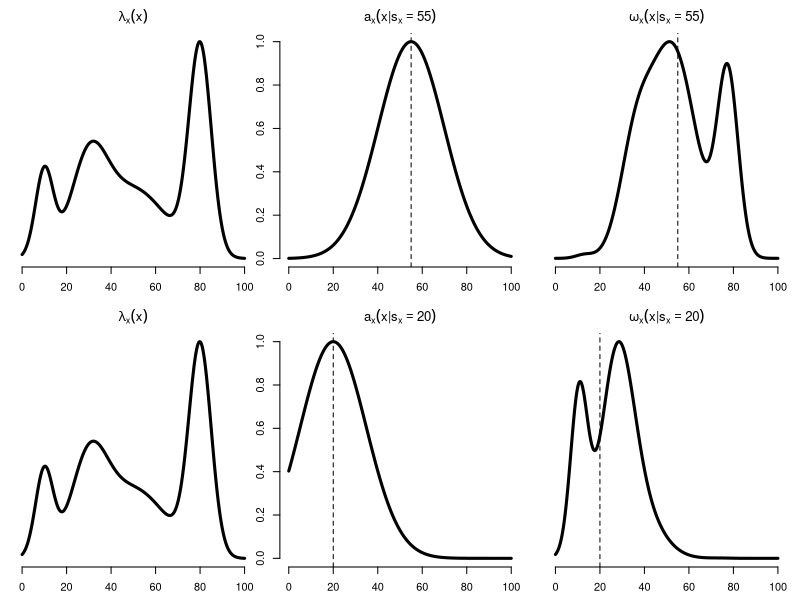

Write the R code that produced this figure.
library(here)

x          <- seq(0, 100, by = 0.1)
lambda     <- 0.1*dnorm(x, 10, sd = 4) + 0.2*dnorm(x, 30, sd = 8) + 0.3*dnorm(x, 50, sd=15) + 0.3*dnorm(x, 80, sd = 5)
lambda     <- lambda/sum(lambda)

png(filename = here::here("figures", "attention_window.png"), width = 1000, height = 600, units = "px", pointsize = 25)
par(mfrow = c(2,3), mar = c(2.5, 1, 2.5, 1))
fix_x      <- 55
att_window <- exp(-(x-fix_x)^2/(2*220))
plot(x, lambda,            type = "l", bty = "n", main = expression(lambda[x](x)),             xlab = "", ylab = "", yaxt = "n", lwd = 3)
plot(x, att_window,        type = "l", bty = "n", main = expression(a[x](x*"|"*s[x]==55)),     xlab = "", ylab = "", lwd = 3)
abline(v = fix_x, lty = 2)
plot(x, lambda*att_window, type = "l", bty = "n", main = expression(omega[x](x*"|"*s[x]==55)), xlab = "", ylab = "", yaxt = "n", lwd = 3)
abline(v = fix_x, lty = 2)

fix_x      <- 20
att_window <- exp(-(x-fix_x)^2/(2*220))
plot(x, lambda,            type = "l", bty = "n", main = expression(lambda[x](x)), xlab = "", ylab = "", yaxt = "n", lwd = 3)
plot(x, att_window,        type = "l", bty = "n", main = expression(a[x](x*"|"*s[x]==20)),     xlab = "", ylab = "", lwd = 3)
abline(v = fix_x, lty = 2)
plot(x, lambda*att_window, type = "l", bty = "n", main = expression(omega[x](x*"|"*s[x]==20)), xlab = "", ylab = "", yaxt = "n", lwd = 3)
abline(v = fix_x, lty = 2)
dev.off()